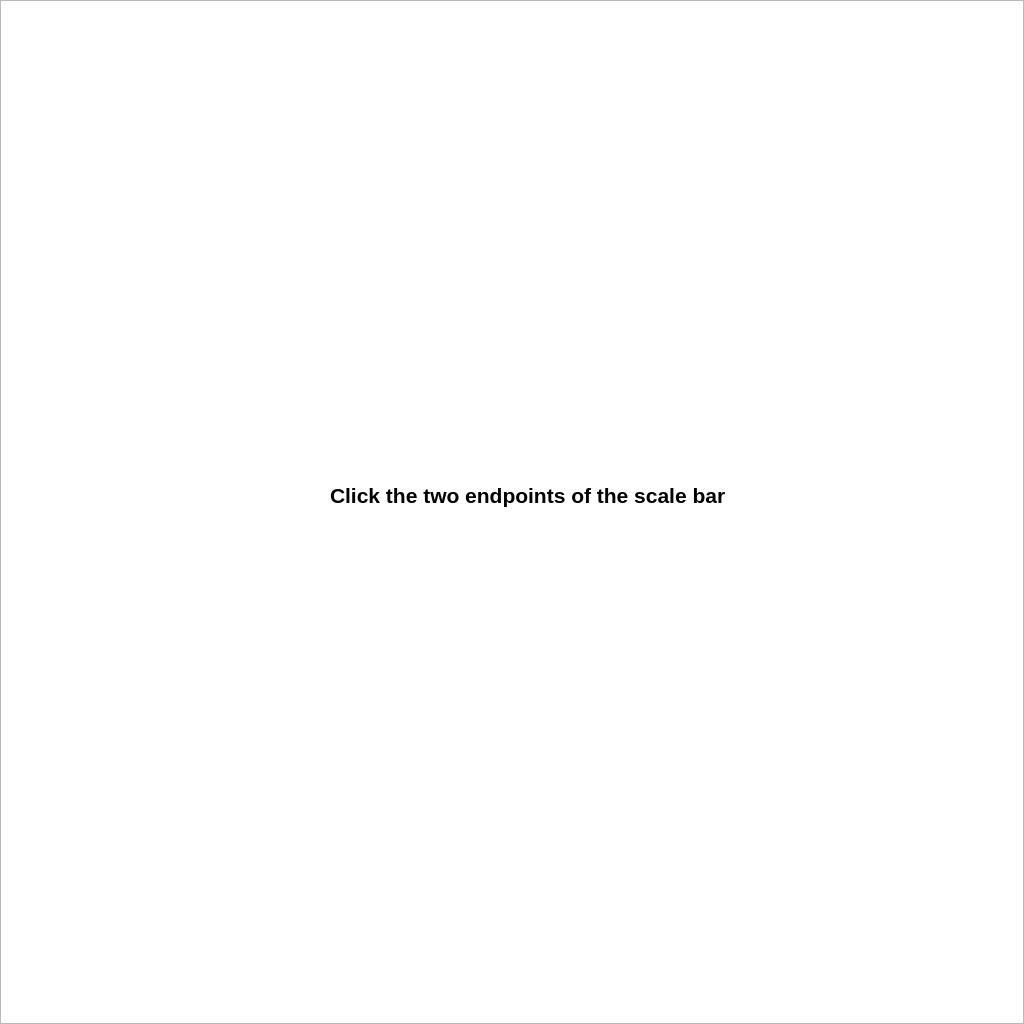
<?xml version="1.0" encoding="UTF-8"?>
<ui version="4.0">
 <class>SelectScaleWindow</class>
 <widget class="QWidget" name="SelectScaleWindow">
  <property name="geometry">
   <rect>
    <x>0</x>
    <y>0</y>
    <width>1024</width>
    <height>1024</height>
   </rect>
  </property>
  <property name="windowTitle">
   <string>Form</string>
  </property>
  <widget class="QGraphicsView" name="image">
   <property name="geometry">
    <rect>
     <x>0</x>
     <y>0</y>
     <width>1024</width>
     <height>1024</height>
    </rect>
   </property>
   <property name="verticalScrollBarPolicy">
    <enum>Qt::ScrollBarAlwaysOff</enum>
   </property>
   <property name="horizontalScrollBarPolicy">
    <enum>Qt::ScrollBarAlwaysOff</enum>
   </property>
   <property name="sizeAdjustPolicy">
    <enum>QAbstractScrollArea::AdjustToContents</enum>
   </property>
   <property name="interactive">
    <bool>true</bool>
   </property>
  </widget>
  <widget class="QLabel" name="label">
   <property name="geometry">
    <rect>
     <x>330</x>
     <y>430</y>
     <width>411</width>
     <height>131</height>
    </rect>
   </property>
   <property name="font">
    <font>
     <pointsize>16</pointsize>
     <weight>75</weight>
     <bold>true</bold>
    </font>
   </property>
   <property name="autoFillBackground">
    <bool>false</bool>
   </property>
   <property name="text">
    <string>Click the two endpoints of the scale bar</string>
   </property>
   <property name="textFormat">
    <enum>Qt::AutoText</enum>
   </property>
  </widget>
 </widget>
 <resources/>
 <connections/>
</ui>
